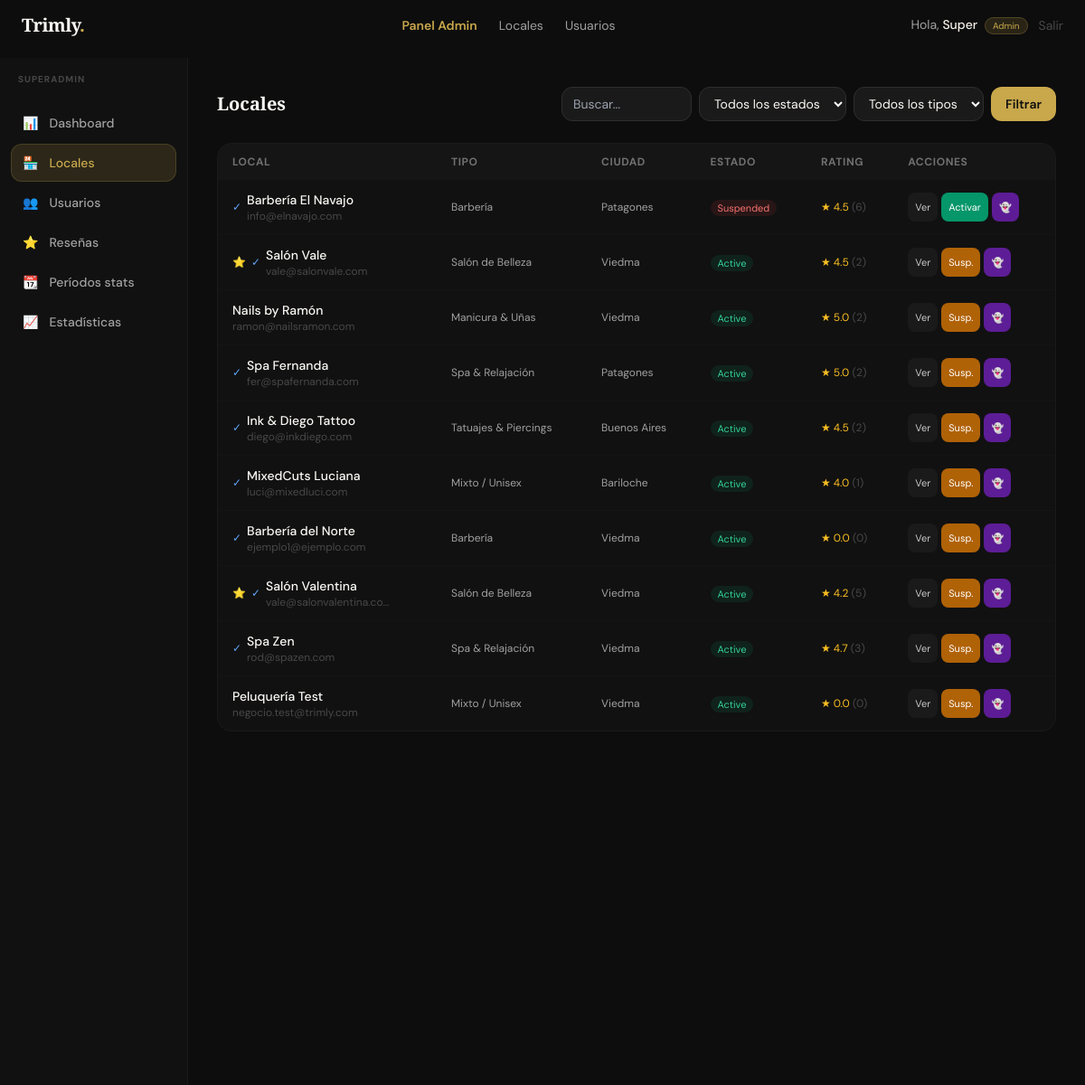
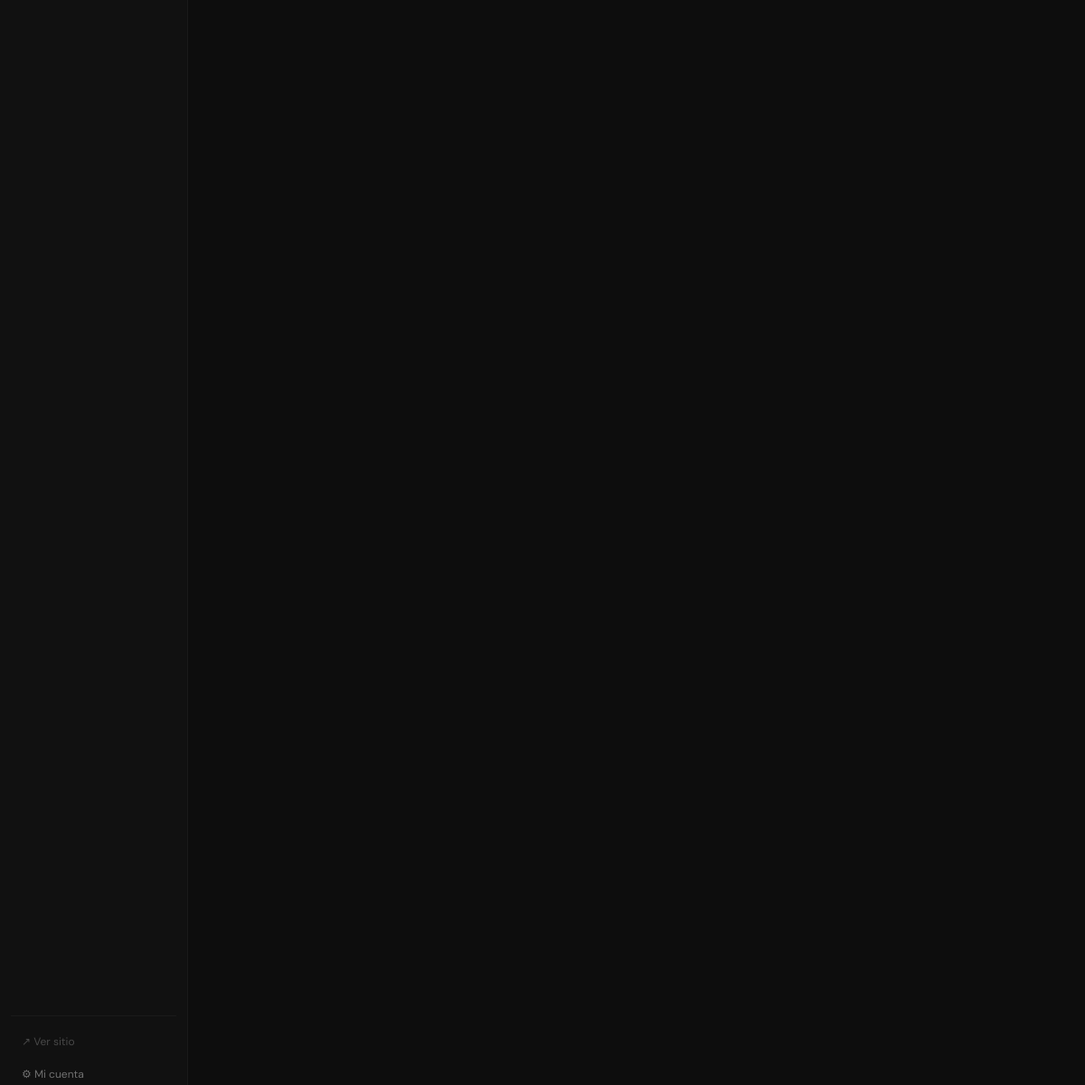
The page /trimly/admin/locales (signed in) on the database its author committed (2 pictures, top to bottom).
### tables this page shows
CREATE TABLE `shops` (
  `id` int UNSIGNED NOT NULL,
  `owner_id` int UNSIGNED NOT NULL,
  `name` varchar(120) NOT NULL,
  `slug` varchar(130) NOT NULL,
  `type` enum('barbershop','salon','mixed','nails','spa','tattoo','makeup','other') NOT NULL DEFAULT 'barbershop',
  `target_audience` enum('men','women','unisex') NOT NULL DEFAULT 'unisex',
  `description` text,
  `specialties` varchar(500) DEFAULT NULL,
  `amenities` varchar(500) DEFAULT NULL,
  `phone` varchar(30) DEFAULT NULL,
  `email` varchar(150) DEFAULT NULL,
  `website` varchar(255) DEFAULT NULL,
  `instagram` varchar(100) DEFAULT NULL,
  `facebook` varchar(100) DEFAULT NULL,
  `whatsapp` varchar(30) DEFAULT NULL,
  `logo` varchar(255) DEFAULT NULL,
  `cover_image` varchar(255) DEFAULT NULL,
  `address` varchar(255) DEFAULT NULL,
  `city` varchar(100) DEFAULT NULL,
  `province` varchar(100) DEFAULT NULL,
  `country` varchar(80) NOT NULL DEFAULT 'Argentina',
  `postal_code` varchar(20) DEFAULT NULL,
  `latitude` decimal(10,7) DEFAULT NULL,
  `longitude` decimal(10,7) DEFAULT NULL,
  `currency` char(3) NOT NULL DEFAULT 'ARS',
  `rating_avg` decimal(3,2) NOT NULL DEFAULT '0.00',
  `rating_count` int UNSIGNED NOT NULL DEFAULT '0',
  `status` enum('pending','active','suspended','closed') NOT NULL DEFAULT 'pending',
  `plan` enum('free','pro','premium') NOT NULL DEFAULT 'free',
  `plan_expires` date DEFAULT NULL,
  `verified` tinyint(1) NOT NULL DEFAULT '0',
  `featured` tinyint(1) NOT NULL DEFAULT '0',
  `views_count` int UNSIGNED NOT NULL DEFAULT '0',
  `is_shadowbanned` tinyint(1) NOT NULL DEFAULT '0',
  `suspension_reason` varchar(500) DEFAULT NULL,
  `suspension_until` datetime DEFAULT NULL,
  `ban_reason` varchar(500) DEFAULT NULL,
  `created_at` datetime NOT NULL DEFAULT CURRENT_TIMESTAMP,
  `updated_at` datetime NOT NULL DEFAULT CURRENT_TIMESTAMP ON UPDATE CURRENT_TIMESTAMP,
  `suspension_public` tinyint(1) NOT NULL DEFAULT '1'
);

### app/Controllers/BaseController.php (called while the page is built, shortened)
<?php
abstract class BaseController
{
    protected function view(string $template, array $viewData = [], int $status = 200): void
    {
        require APP_PATH . '/Views/partials/layout.php';
    }
    protected function input(string $key, mixed $default = null): mixed
    {
        return $_POST[$key] ?? $_GET[$key] ?? $default;
    }
}

### app/Controllers/AdminController.php (called while the page is built, shortened)
<?php
class AdminController extends BaseController
{
    private Shop $shopModel;
    public function __construct() {
        $this->shopModel   = new Shop();
    }
    public function shops(): void {
        $page   = max(1,(int)$this->input('page',1));
        $where  = ['1']; $params = [];
        $result = $this->shopModel->paginate($page, 20, implode(' AND ',$where), $params);
        $this->view('admin/shops', ['pageTitle'=>'Locales — Admin','shops'=>$result['data'],'pagination'=>$result,'filter'=>compact('status','search','type')]);
    }
}

### index.php (called while the page is built, shortened)
<?php
$routes = require BASE_PATH . '/routes/web.php';
$method = $_SERVER['REQUEST_METHOD'];
$uri  = parse_url($_SERVER['REQUEST_URI'], PHP_URL_PATH);
$base = base_path();
if ($base && str_starts_with($uri, $base)) $uri = substr($uri, strlen($base));
$uri = rtrim($uri, '/') ?: '/';
$matched = null; $params = [];
foreach ($routes as [$rMethod, $pattern, $handler, $middleware]) {
    if (strtoupper($rMethod) !== $method) continue;
    $regex = str_contains($pattern, '{any}')
        ? str_replace('{any}', '(.*)', $pattern)
        : preg_replace('/\{[^}]+\}/', '([^/]+)', $pattern);
    $regex = '#^' . $regex . '$#u';
    if (preg_match($regex, $uri, $matches)) {
        preg_match_all('/\{([^}]+)\}/', $pattern, $paramNames);
        array_shift($matches);
        $params  = !empty($paramNames[1]) ? array_combine($paramNames[1], $matches) : [];
        $matched = [$handler, $middleware, $params];
        break;
    }
}
[$handler, $middleware, $params] = $matched;
[$controllerName, $actionName] = explode('@', $handler);
$controller = new $controllerClass();
$controller->$actionName(...array_values($params));

### app/Helpers/Helpers.php (called while the page is built, shortened)
<?php
function base_path(): string {
    static $base = null;
    if ($base === null) {
        $appUrl = rtrim(getenv('APP_URL') ?: 'http://localhost', '/');
        $parsed = parse_url($appUrl);
        $base   = rtrim($parsed['path'] ?? '', '/');
    }
    return $base;
}
function path(string $route = ''): string {
    return base_path() . '/' . ltrim($route, '/');
}
function e(mixed $val): string {
    return htmlspecialchars((string)($val ?? ''), ENT_QUOTES | ENT_SUBSTITUTE, 'UTF-8');
}

### app/Models/BaseModel.php (called while the page is built, shortened)
<?php
abstract class BaseModel
{
    protected PDO    $db;
    protected string $table;
    public function __construct()
    {
        $this->db = Database::getInstance();
    }
    public function paginate(int $page, int $perPage, string $where = '1', array $params = []): array
    {
        $offset = ($page - 1) * $perPage;
        $total  = $this->db->prepare("SELECT COUNT(*) FROM {$this->table} WHERE $where");
        $total->execute($params);
        $count  = (int) $total->fetchColumn();
        $st = $this->db->prepare("SELECT * FROM {$this->table} WHERE $where LIMIT $perPage OFFSET $offset");
        $st->execute($params);
        return [
            'data'         => $st->fetchAll(),
            'total'        => $count,
            'per_page'     => $perPage,
            'current_page' => $page,
            'last_page'    => (int) ceil($count / $perPage),
        ];
    }
}

### config/database.php (called while the page is built)
<?php
return [
    'driver'   => 'mysql',
    'host'     => getenv('DB_HOST')    ?: '127.0.0.1',
    'port'     => getenv('DB_PORT')    ?: 3306,
    'database' => getenv('DB_NAME')    ?: 'trimly',
    'username' => getenv('DB_USER')    ?: 'root',
    'password' => getenv('DB_PASS')    ?: '',
    'charset'  => 'utf8mb4',
    'options'  => [
        PDO::ATTR_ERRMODE            => PDO::ERRMODE_EXCEPTION,
        PDO::ATTR_DEFAULT_FETCH_MODE => PDO::FETCH_ASSOC,
        PDO::ATTR_EMULATE_PREPARES   => false,
        PDO::ATTR_TIMEOUT            => 5,
    ],
];

### app/Models/Database.php (called while the page is built, shortened)
<?php
class Database
{
    private static ?PDO $instance = null;
    public static function getInstance(): PDO
    {
        if (self::$instance === null) {
            $cfg = require BASE_PATH . '/config/database.php';
            $dsn = "mysql:host={$cfg['host']};port={$cfg['port']};dbname={$cfg['database']};charset={$cfg['charset']}";
            try {
                self::$instance = new PDO($dsn, $cfg['username'], $cfg['password'], $cfg['options']);
                self::$instance->exec("SET NAMES utf8mb4 COLLATE utf8mb4_unicode_ci");
            } catch (PDOException $e) {
                error_log('Trimly DB Error: ' . $e->getMessage());
                http_response_code(500);
                echo '<!DOCTYPE html><html><head><meta charset="UTF-8"><title>Error de conexión</title>
                <style>body{background:#0d0d0d;color:#eee;font-family:sans-serif;display:flex;align-items:center;justify-content:center;min-height:100vh;margin:0;}
                .box{text-align:center;padding:40px;border:1px solid #333;border-radius:16px;max-width:500px;}
                h1{color:#C9A84C;margin-bottom:12px;}p{color:#888;margin:8px 0;font-size:14px;}
                .err{background:#1a0000;border:1px solid #5a0000;border-radius:8px;padding:12px;margin:16px 0;font-family:monospace;font-size:13px;color:#ff6b6b;text-align:left;}</style>
                </head><body><div class="box">
                <h1>⚠ Error de base de datos</h1>
                <p>No se pudo conectar a MySQL. Verificá que:</p>
                <p>• MySQL esté corriendo en Laragon (botón verde)</p>
                <p>• La base de datos <strong>trimly</strong> exista</p>
                <p>• Las credenciales en <strong>.env</strong> sean correctas</p>
                <div class="err">' . htmlspecialchars($e->getMessage()) . '</div>
                </div></body></html>';
                exit;
            }
        }
        return self::$instance;
    }
}

### app/Models/Models.php (called while the page is built, shortened)
<?php
class Shop extends BaseModel {
    public static function typeLabel(?string $type): string {
        return match($type ?? '') {
            'barbershop'=>'Barbería','salon'=>'Salón de Belleza','mixed'=>'Mixto / Unisex',
            'nails'=>'Manicura & Uñas','spa'=>'Spa & Relajación','tattoo'=>'Tatuajes & Piercings',
            'makeup'=>'Maquillaje & Estética',default=>'Otro'
        };
    }
}

### app/Views/admin/shops.php (the view, shortened to what this page needs)
<div class="flex min-h-screen pt-16 pb-16 lg:pb-0">
<?php require __DIR__ . '/partials/sidebar.php'; ?>
<main class="flex-1 p-5 lg:p-8 overflow-x-hidden min-w-0">
  <div class="flex flex-col sm:flex-row sm:items-center justify-between gap-3 mb-6">
    <h1 class="font-display text-xl font-bold text-cream-light">Locales</h1>
    <form method="GET" class="flex flex-wrap gap-2">
      <input name="q" value="<?= e($filter['search']) ?>" placeholder="Buscar..." class="bg-ink-700 border border-ink-600 rounded-xl px-3 py-2 text-sm text-cream-light focus:border-gold focus:outline-none w-36">
      <select name="status" class="bg-ink-700 border border-ink-600 rounded-xl px-3 py-2 text-sm text-cream-light focus:border-gold focus:outline-none">
        <option value="">Todos los estados</option>
      </select>
      <select name="type" class="bg-ink-700 border border-ink-600 rounded-xl px-3 py-2 text-sm text-cream-light focus:border-gold focus:outline-none">
        <option value="">Todos los tipos</option>
      </select>
      <button class="bg-gold text-ink-900 font-semibold px-4 py-2 rounded-xl text-sm hover:bg-gold-500 transition-colors">Filtrar</button>
    </form>
  </div>
  <div class="bg-ink-800 border border-ink-700 rounded-2xl overflow-hidden">
    <div class="overflow-x-auto">
      <table class="w-full text-sm min-w-[600px]">
        <thead class="bg-ink-700/50">
          <tr class="text-left text-ink-400 text-xs uppercase tracking-wider">
            <th class="px-4 py-3">Local</th>
            <th class="px-4 py-3 hidden md:table-cell">Tipo</th>
            <th class="px-4 py-3 hidden lg:table-cell">Ciudad</th>
            <th class="px-4 py-3">Estado</th>
            <th class="px-4 py-3 hidden sm:table-cell">Rating</th>
            <th class="px-4 py-3">Acciones</th>
          </tr>
        </thead>
        <tbody class="divide-y divide-ink-700/40">
          <?php foreach($shops as $sh):
            $sc=['active'=>'text-emerald-400 bg-emerald-500/10','pending'=>'text-amber-400 bg-amber-500/10','suspended'=>'text-red-400 bg-red-500/10','closed'=>'text-ink-400 bg-ink-700'][$sh['status']]??'text-ink-400 bg-ink-700';
          ?>
          <tr class="hover:bg-ink-700/20 transition-colors <?=$sh['is_shadowbanned']?'opacity-60':''?>">
            <td class="px-4 py-3">
              <div class="flex items-center gap-1.5">
                <?php if($sh['featured']): ?><span class="text-gold text-xs" title="Destacado">⭐</span><?php endif; ?>
                <?php if($sh['verified']): ?><span class="text-blue-400 text-xs" title="Verificado">✓</span><?php endif; ?>
                <div class="min-w-0">
                  <a href="<?= path('/admin/locales/'.$sh['id']) ?>" class="font-medium text-cream-light hover:text-gold block truncate max-w-[140px]"><?= e($sh['name']) ?></a>
                  <p class="text-xs text-ink-500 truncate max-w-[140px]"><?= e($sh['email']??'') ?></p>
                </div>
              </div>
            </td>
            <td class="px-4 py-3 hidden md:table-cell text-ink-300 text-xs"><?= \App\Models\Shop::typeLabel($sh['type']) ?></td>
            <td class="px-4 py-3 hidden lg:table-cell text-ink-300 text-xs"><?= e($sh['city']??'—') ?></td>
            <td class="px-4 py-3"><span class="text-[11px] px-2 py-0.5 rounded-full <?=$sc?>"><?= ucfirst($sh['status']) ?></span></td>
            <td class="px-4 py-3 hidden sm:table-cell text-xs"><span class="text-amber-400">★ <?= number_format($sh['rating_avg'],1) ?></span> <span class="text-ink-500">(<?= $sh['rating_count'] ?>)</span></td>
            <td class="px-4 py-3">
              <div class="flex items-center gap-1">
                <a href="<?= path('/admin/locales/'.$sh['id']) ?>" class="text-[11px] bg-ink-700 hover:bg-ink-600 text-ink-200 px-2 py-1.5 rounded-lg">Ver</a>
                <?php if($sh['status']==='pending'): ?><button onclick="act(<?=$sh['id']?>,'approve')" class="text-[11px] bg-emerald-600 hover:bg-emerald-500 text-white px-2 py-1.5 rounded-lg">✓</button>
                <?php elseif($sh['status']==='active'): ?><button onclick="openSusp(<?=$sh['id']?>)" class="text-[11px] bg-amber-600/80 hover:bg-amber-600 text-white px-2 py-1.5 rounded-lg">Susp.</button>
                <?php elseif($sh['status']==='suspended'): ?><button onclick="act(<?=$sh['id']?>,'unsuspend')" class="text-[11px] bg-emerald-600 hover:bg-emerald-500 text-white px-2 py-1.5 rounded-lg">Activar</button>
                <?php endif; ?>
                <?php if(!$sh['is_shadowbanned']): ?><button onclick="act(<?=$sh['id']?>,'shadowban')" class="text-[11px] bg-purple-700/70 hover:bg-purple-700 text-white px-2 py-1.5 rounded-lg" title="Shadowban">👻</button>
                <?php else: ?><button onclick="act(<?=$sh['id']?>,'unshadowban')" class="text-[11px] bg-ink-600 text-ink-300 px-2 py-1.5 rounded-lg" title="Quitar shadowban">✕</button><?php endif; ?>
              </div>
            </td>
          </tr>
          <?php endforeach; ?>
        </tbody>
      </table>
    </div>
  </div>
</main>
</div>

### rows shown on the page
shops: name "Barbería El Navajo", email "info@elnavajo.com", type "Barbería", city "Patagones", status "Suspended", rating_avg "4.5", rating_count "6"
shops: name "Salón Vale", email "vale@salonvale.com", type "Salón de Belleza", city "Viedma", status "Active", rating_avg "4.5", rating_count "2"
shops: name "Nails by Ramón", email "ramon@nailsramon.com", type "Manicura & Uñas", city "Viedma", status "Active", rating_avg "5.0", rating_count "2"
shops: name "Spa Fernanda", email "fer@spafernanda.com", type "Spa & Relajación", city "Patagones", status "Active", rating_avg "5.0", rating_count "2"
shops: name "Ink & Diego Tattoo", email "diego@inkdiego.com", type "Tatuajes & Piercings", city "Buenos Aires", status "Active", rating_avg "4.5", rating_count "2"
shops: name "MixedCuts Luciana", email "luci@mixedluci.com", type "Mixto / Unisex", city "Bariloche", status "Active", rating_avg "4.0", rating_count "1"
shops: name "Barbería del Norte", email "ejemplo1@ejemplo.com", type "Barbería", city "Viedma", status "Active", rating_avg "0.0", rating_count "0"
shops: name "Salón Valentina", email "vale@salonvalentina.com", type "Salón de Belleza", city "Viedma", status "Active", rating_avg "4.2", rating_count "5"
shops: name "Spa Zen", email "rod@spazen.com", type "Spa & Relajación", city "Viedma", status "Active", rating_avg "4.7", rating_count "3"
shops: name "Peluquería Test", email "negocio.test@trimly.com", type "Mixto / Unisex", city "Viedma", status "Active", rating_avg "0.0", rating_count "0"

### other values the page prints
explode(' ',$user['name'])[0] "Super"
$item['icon'] "📊"
$item['label'] "Dashboard"
$item['icon'] "🏪"
$item['label'] "Locales"
$item['icon'] "👥"
$item['label'] "Usuarios"
$item['icon'] "⭐"
$item['label'] "Reseñas"
$item['icon'] "📆"
$item['label'] "Períodos stats"
$item['icon'] "📈"
$item['label'] "Estadísticas"
